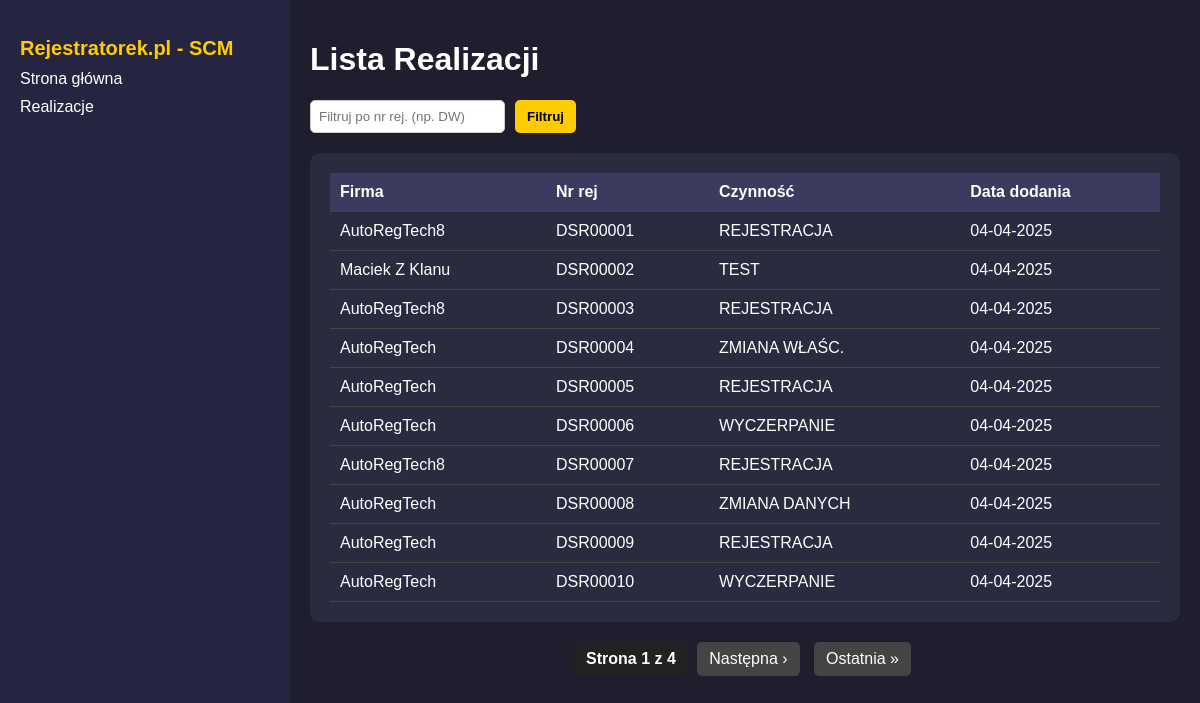
/realizacje/, run on the app's committed database.
### rej_app/models.py (models this page shows, shortened)
class Realizacja(models.Model):
    rejestrator = models.ForeignKey(Rejestrator, on_delete=models.CASCADE, null=True)
    numer_rejestracyjny = models.CharField(max_length=50)
    numer_umowy = models.CharField(max_length=50)
    rodzaj_sprawy = models.CharField(max_length=100)
    grupa_spraw = models.CharField(max_length=100)
    data_dodania = models.DateTimeField(auto_now_add=True)
    class Meta:
        unique_together = [
            ['numer_rejestracyjny', 'rejestrator', 'rodzaj_sprawy']
    ]

class Rejestrator(models.Model):
    numer_rejestracyjny = models.CharField(max_length=50)
    rejestrator = models.CharField(max_length=100)
    miasto = models.CharField(max_length=100)
    email = models.CharField(max_length=500)
    telefon = models.CharField(max_length=100)
    adres = models.CharField(max_length=300)
    def __str__(self):
        return self.rejestrator

### rej_app/views.py (the view)
# urls.py: path("realizacje/", realizacje_lista, name="realizacje_lista"),
def realizacje_lista(request):
    filter_value = request.GET.get("filter", "").upper()
    realizacje = Realizacja.objects.all().order_by("numer_rejestracyjny")
    if filter_value:
        realizacje = realizacje.filter(numer_rejestracyjny__startswith=filter_value)
    paginator = Paginator(realizacje, 10)
    page_number = request.GET.get("page")
    realizacje_page = paginator.get_page(page_number)
    return render(request, "realizacje.html", {"realizacje": realizacje_page, "filter_value": filter_value})

### rej_app/templates/realizacje.html (shortened to what this page needs)
{% load static %}
<!DOCTYPE html>
<html lang="pl">
<head>
    <link rel="stylesheet" href="{% static 'css/style.css' %}">
</head>
<body>
    <div class="container">
        <div class="sidebar">
            <h2>Rejestratorek.pl - SCM</h2>
            <a href="{% url 'sprawdz_formularz' %}">Strona główna</a>
            <a href="{% url 'realizacje_lista' %}" class="active">Realizacje</a>
        </div>
        <div class="content">
            <h1>Lista Realizacji</h1>
            <form method="get" class="filter-form">
                <input type="text" name="filter" placeholder="Filtruj po nr rej. (np. DW)" value="{{ request.GET.filter }}">
                <button type="submit">Filtruj</button>
            </form>
            <div class="table-container">
                <table>
                    <thead>
                        <tr>
                            <th>Firma</th>
                            <th>Nr rej</th>
                            <th>Czynność</th>
                            <th>Data dodania</th>
                        </tr>
                    </thead>
                    <tbody>
                        {% for r in realizacje %}
                        <tr>
                            <td>{{ r.rejestrator }}</td>
                            <td>{{ r.numer_rejestracyjny }}</td>
                            <td>{{ r.rodzaj_sprawy }}</td>
                            <td>{{ r.data_dodania|date:"d-m-Y" }}</td>
                        </tr>
                        {% empty %}
                        <tr><td colspan="4">Brak realizacji.</td></tr>
                        {% endfor %}
                    </tbody>
                </table>
            </div>
            <div class="pagination">
                <span>Strona {{ realizacje.number }} z {{ realizacje.paginator.num_pages }}</span>
                {% if realizacje.has_next %}
                    <a href="?page={{ realizacje.next_page_number }}{% if request.GET.filter %}&filter={{ request.GET.filter }}{% endif %}">Następna ›</a>
                    <a href="?page={{ realizacje.paginator.num_pages }}{% if request.GET.filter %}&filter={{ request.GET.filter }}{% endif %}">Ostatnia »</a>
                {% endif %}
            </div>
        </div>
    </div>
</body>
</html>

### rej_app/static/css/style.css (style rules this page uses)
body { background-color: #1e1e2f; color: #fff; font-family: Arial, sans-serif; margin: 0; padding: 0; }
.container { display: flex; height: 100vh; }
.sidebar { width: 250px; background-color: #252542; padding: 20px; }
.sidebar h2 { font-size: 20px; margin-bottom: 10px; color: #ffcc00; }
.sidebar a { color: #fff; text-decoration: none; display: block; margin: 10px 0; }
.content { flex-grow: 1; padding: 20px; }
.table-container { background-color: #2b2b40; padding: 20px; border-radius: 10px; }
table { width: 100%; border-collapse: collapse; }
th, td { padding: 10px; text-align: left; border-bottom: 1px solid #444; }
th { background-color: #3b3b5f; }
.filter-form { margin-bottom: 20px; display: flex; gap: 10px; }
.filter-form input { padding: 8px; border: 1px solid #ccc; border-radius: 5px; }
.filter-form button { padding: 8px 12px; background-color: #ffcc00; color: black; border: none; border-radius: 5px; font-weight: bold; cursor: pointer; }
.pagination { margin-top: 20px; text-align: center; }
.pagination a { display: inline-block; padding: 8px 12px; margin: 0 5px; text-decoration: none; background-color: #444; color: white; border-radius: 5px; }
.pagination span { font-weight: bold; padding: 8px 12px; background-color: #222; color: #fff; border-radius: 5px; }

### data on the page
Realizacja: rejestrator "AutoRegTech8", numer_rejestracyjny "DSR00001", rodzaj_sprawy "REJESTRACJA", data_dodania "04-04-2025"
Realizacja: rejestrator "Maciek Z Klanu", numer_rejestracyjny "DSR00002", rodzaj_sprawy "TEST", data_dodania "04-04-2025"
Realizacja: rejestrator "AutoRegTech8", numer_rejestracyjny "DSR00003", rodzaj_sprawy "REJESTRACJA", data_dodania "04-04-2025"
Realizacja: rejestrator "AutoRegTech", numer_rejestracyjny "DSR00004", rodzaj_sprawy "ZMIANA WŁAŚC.", data_dodania "04-04-2025"
Realizacja: rejestrator "AutoRegTech", numer_rejestracyjny "DSR00005", rodzaj_sprawy "REJESTRACJA", data_dodania "04-04-2025"
Realizacja: rejestrator "AutoRegTech", numer_rejestracyjny "DSR00006", rodzaj_sprawy "WYCZERPANIE", data_dodania "04-04-2025"
Realizacja: rejestrator "AutoRegTech8", numer_rejestracyjny "DSR00007", rodzaj_sprawy "REJESTRACJA", data_dodania "04-04-2025"
Realizacja: rejestrator "AutoRegTech", numer_rejestracyjny "DSR00008", rodzaj_sprawy "ZMIANA DANYCH", data_dodania "04-04-2025"
Realizacja: rejestrator "AutoRegTech", numer_rejestracyjny "DSR00009", rodzaj_sprawy "REJESTRACJA", data_dodania "04-04-2025"
Realizacja: rejestrator "AutoRegTech", numer_rejestracyjny "DSR00010", rodzaj_sprawy "WYCZERPANIE", data_dodania "04-04-2025"

### other printed values
{{ realizacje.number }} "1"
{{ realizacje.paginator.num_pages }} "4"
